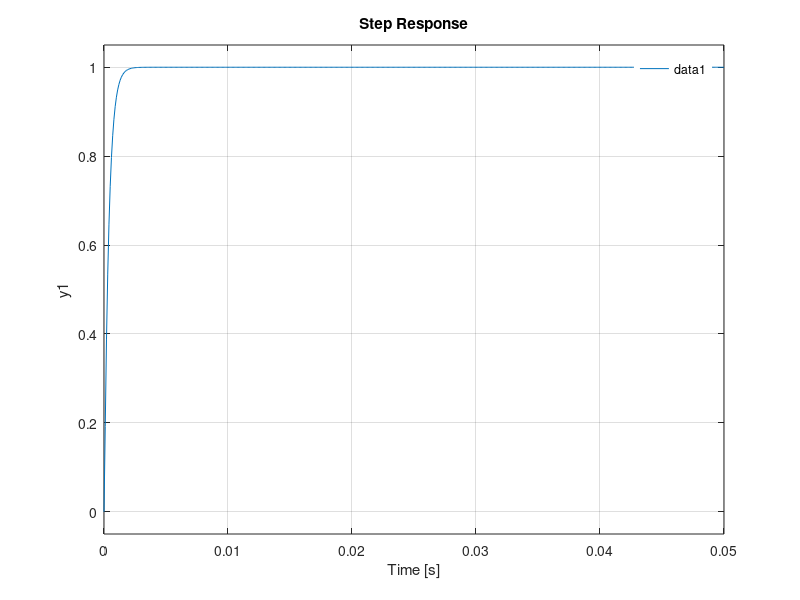

Here is the MATLAB script that generated this plot:
% Kaskadenregelung eines fremderregten Gleichstrommotors GS_M_Kask.m
% Vorgabe von J, Psi, R_A, L_A und M_R1; Verwendung von M_R1s
% Manfred Lohoefener, HS Merseburg, Maerz 2019

clear; close all

% Daten
J = 0.75e-3;	      % kg m²
Psi = 0.35;	        % V.s - ist gleich KT bzw. KE
R_A = 0.95;	        % Ohm
L_A = 1.9e-3;	      % H
M_R1 = 70.6e-3;	    % N m/1000 Upm
M_R1s = M_R1*60/(2*pi*1000);	% Umrechnung in N m s
T_E = 0.05;          % [s] Simulationsende 100 ms
T_d = 0.0001;       % [s] Schrittweite 0.1 ms
t   = 0: T_d: T_E;  % [s] Zeitachse

% Gleichstrommotor
s = tf('s');    % Laplace-Operator
G_Uw = Psi / (Psi^2+M_R1s*R_A + (J*R_A + M_R1s*L_A)*s + J*L_A*s^2); % U → w
G_UI = (M_R1s + J*s) / (Psi^2+M_R1s*R_A + (J*R_A + M_R1s*L_A)*s + J*L_A*s^2);
G_Iw = minreal (G_Uw / G_UI);       % I → w
G_wx = 1/s;     % Getriebe + Spindel als Integrator: w → x

% Regler Position einschleifig
G_R1 = pidstd (87, 9999, 0);        % k_krit = 175, gewählt k_p = 87
G_1 = feedback (G_R1*G_Uw*G_wx, 1); % x_S -> x

% Regler Geschwindigkeit und Position zweischleifig
G_R2 = pidstd (10, 9999, 0);                  % k_p = 10
G_2 = minreal (feedback (G_R2*G_Uw, 1));      % w_S → w

G_R3 = pidstd (260, 9999, 0);                 % k_krit = 520
G_13 = minreal (feedback (G_R3*G_2, G_wx));   % x_S -> w
G_3 = minreal (feedback (G_R3*G_2*G_wx, 1));  % x_S -> x

% Regler Beschleunigung, Geschwindigkeit und Position, dreischleifig
G_R4 = pidstd (500, 9999, 0);                 % k_p = 500
G_4 = minreal (feedback (G_R4*G_UI, 1));      % I_S → I

G_R5 = pidstd (100, 9999, 0);                 % k_p = 100
G_5 = minreal (feedback (G_R5*G_4*G_Iw, 1));  % w_S → w

G_R6 = pidstd (2600, 9999, 0);                % gewählt k_p = 2600
G_6 = minreal (feedback (G_R6*G_5*G_wx, 1));  % x_S → x

G_15 = minreal (G_4*G_R5*G_R6 / (1 + G_4*G_R5*G_Iw*(G_wx+1)));  % x_S → I
G_16 = minreal (feedback (G_R6*G_5, G_wx));   % x_S → w

figure ('Name', 'Kaskaden', 'NumberTitle', 'off', 'Position', [0 200 800 600]);
  subplot (2, 3, 1)
    step (G_1, t); legend boxoff
  subplot (2, 3, 2)
    step (G_13, t); legend boxoff
  subplot (2, 3, 3)
    step (G_3, t); legend boxoff
  subplot (2, 3, 4)
    step (G_15, t); legend boxoff
  subplot (2, 3, 5)
    step (G_16, t); legend boxoff
  subplot (2, 3, 6)
    step (G_6, t); legend boxoff
%print (gcf, [mfilename '-' get(gcf, 'name') '.emf'], '-dmeta');
print (gcf, [mfilename '-' get(gcf, 'name') '.svg'], '-dsvg');
